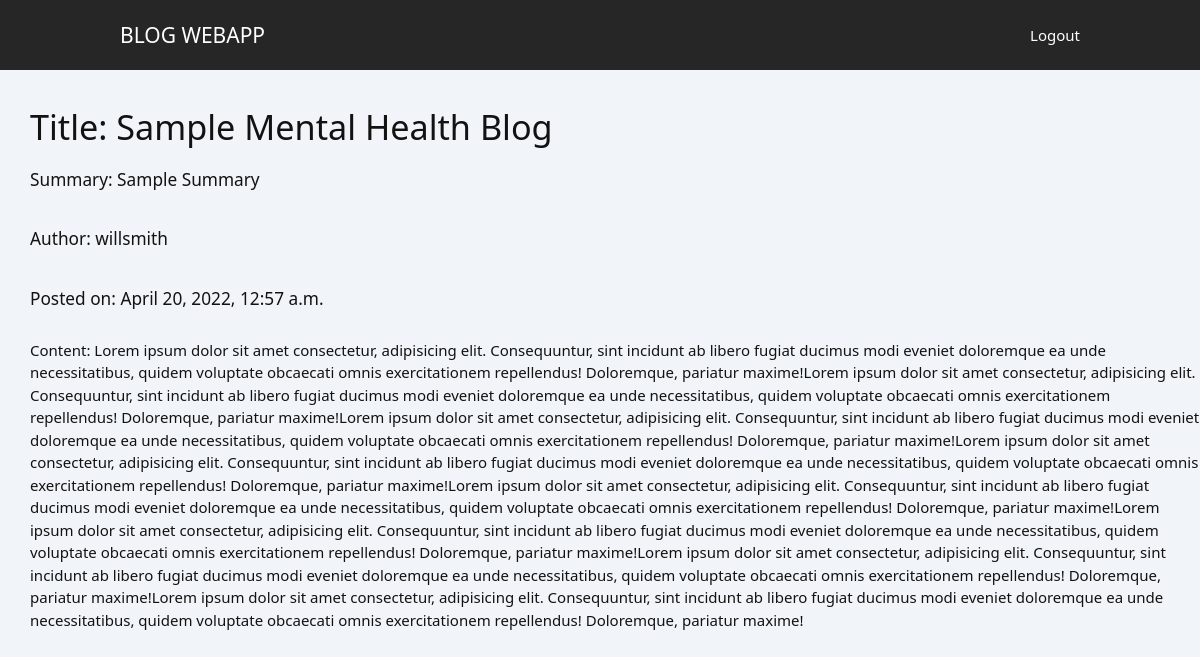
Before: /blog/1 (signed in) with the older database file.
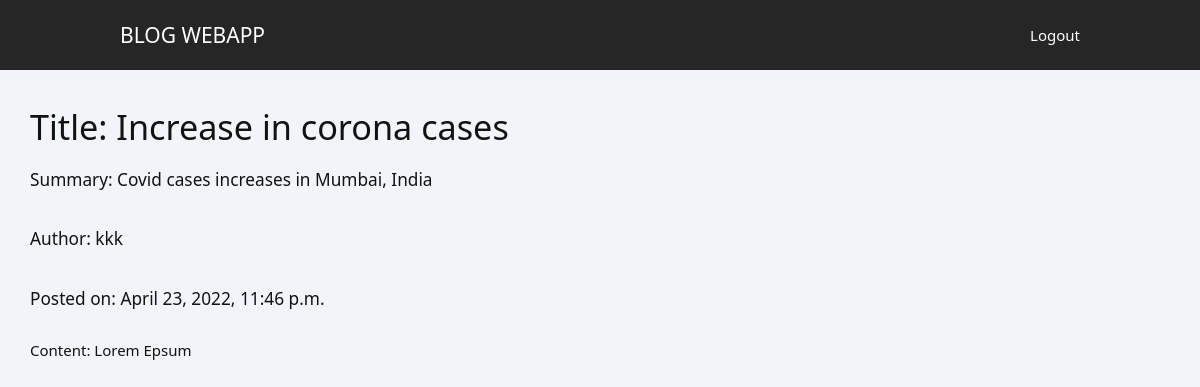
After: the same page with the newer database file.
### core_app/models.py (models this page shows, shortened)
class BlogModel(models.Model):
    CATEGORIES = (
        ('Mental Health', 'Mental Health'),
        ('Heart Disease', 'Heart Disease'),
        ('Covid19', 'Covid19'),
        ('Immunization ', 'Immunization')
    )
    user = models.ForeignKey(UserModel, on_delete=models.CASCADE)
    title = models.CharField(max_length=100, null=True, blank=True)
    image = models.ImageField(upload_to='blogPictures', default=None, blank=True)
    category = models.CharField(max_length=100, choices=CATEGORIES, null=True, blank=True)
    summary = models.CharField(max_length=500, null=True, blank=True)
    content = models.TextField(max_length=5000, null=True, blank=True)
    isdraft = models.BooleanField(default=False, null=True, blank=True)
    date = models.DateTimeField(default=now)
    class Meta:
        verbose_name_plural = "Blog"
        db_table = "Blog"

class UserModel(models.Model):
    USER_ROLE = (
        ('Patient', 'Patient'),
        ('Doctor', 'Doctor')
    )
    user = models.ForeignKey(User, on_delete=models.CASCADE)
    first_name = models.CharField(max_length=100, null=True, blank=True)
    last_name = models.CharField(max_length=100, null=True, blank=True)
    profile_picture = models.ImageField(upload_to='profilePictures', default=None, blank=True)
    email_id = models.CharField(max_length=100, null=True, blank=True)
    role = models.CharField(max_length=100, null=True, blank=True, choices=USER_ROLE)
    last_login = models.DateTimeField(auto_now_add=True)
    address = models.ForeignKey(Address, on_delete=models.CASCADE)
    class Meta:
        verbose_name_plural = "User"
        db_table = "User"

### core_app/views.py (the view)
# urls.py: path('blog/<id>', blog, name='blog'),
def blog(request, id):
    if request.user.is_authenticated:
        blog = BlogModel.objects.get(id=int(id))
        context = {
            'blog': blog
        }
        return render(request, 'core_app/blog.html', context)
    else:
        return redirect('user_login')

### templates/core_app/blog.html (shortened to what this page needs)
{% extends 'base.html' %}
{% load static %}
{% block mycss %}
<link rel="stylesheet" href="{% static 'css/navbar.css' %}" />
<link rel="stylesheet" href="{% static 'css/body.css' %}">
<link href="{% static 'css/materialize.css' %}" type="text/css" rel="stylesheet" />
<link href="{% static 'css/core_style.css' %}" type="text/css" rel="stylesheet" />
{% endblock %}
{%block content %}
<div class="section">
    <h4 style="margin-left: 30px;"> Title: {{ blog.title }}</h4>
    <br>
    <h6 style="margin-left: 30px;"> Summary: {{ blog.summary }}</h6>
    <br>
    <h6 style="font-weight: lighter; margin-left: 30px;"> Author: {{ blog.user.user.username }}</h6>
    <br>
    <h6 style="font-weight: lighter; margin-left: 30px;"> Posted on: {{ blog.date }}</h6>
    <br>
    <div style="margin-left: 30px;">
        Content:
        {{ blog.content }}
    </div>
</div>
{% endblock %}

### templates/base.html (shortened to what this page needs)
{% load static %}
<html>
<head>
    <link href="https://cdn.jsdelivr.net/npm/bootstrap@5.0.2/dist/css/bootstrap.min.css" rel="stylesheet"
>
    {% block mycss %} {% endblock mycss %}
</head>
<body>
    <section class="navigation">
        <div class="nav-container" id="anchor">
            <div class="brand">
                <a href="{% url 'home' %}">Blog WebAPP</a>
            </div>
            <nav>
                <ul class="nav-list">
                    <li>
                        <a href="{% url 'user_logout' %}">Logout</a>
                    </li>
                </ul>
            </nav>
        </div>
    </section>
    {% block content %} {% endblock %}
</body>
</html>

### static/css/navbar.css (style rules this page uses)
.navigation { height: 70px; background: #262626; }
.brand { position: absolute; padding-left: 20px; float: left; line-height: 70px; text-transform: uppercase; font-size: 1.4em; }
.brand a, .brand a:visited { color: #ffffff; text-decoration: none; }
.nav-container { max-width: 1000px; margin: 0 auto; }
nav { float: right; }
nav ul { list-style: none; margin: 0; padding: 0; }
nav ul li { float: left; position: relative; }
nav ul li a, nav ul li a:visited { display: block; padding: 0 20px; line-height: 70px; background: #262626; color: #ffffff; text-decoration: none; }
@media screen and (min-width: 799px) { .nav-list { display: block !important; } }

### static/css/body.css (style rules this page uses)
:root { --color-white: #ffffff; --color-light: #f1f5f9; --color-black: #121212; --color-night: #001632; --color-red: #f44336; --color-blue: #1a73e8; --color-gray: #80868b; --color-grayish: #dadce0; --shadow-normal: 0 1px 3px 0 rgba(0, 0, 0, 0.1), 0 1px 2px 0 rgba(0, 0, 0, 0.06); --shadow-medium: 0 4px 6px -1px rgba(0, 0, 0, 0.1), 0 2px 4px -1px rgba(0, 0, 0, 0.06); --shadow-large: 0 10px 15px -3px rgba(0, 0, 0, 0.1), 0 4px 6px -2px rgba(0, 0, 0, 0.05); }
html { font-size: 100%; font-size-adjust: 100%; box-sizing: border-box; scroll-behavior: smooth; }
*, *::before, *::after { padding: 0; margin: 0; box-sizing: inherit; list-style: none; list-style-type: none; text-decoration: none; -webkit-font-smoothing: antialiased; -moz-osx-font-smoothing: grayscale; text-rendering: optimizeLegibility; }
body { font-family: "Segoe UI", Tahoma, Geneva, Verdana, sans-serif; font-size: 1rem; font-weight: normal; line-height: 1.5; color: var(--color-black); background: var(--color-light); }
a, button { font-family: inherit; font-size: inherit; line-height: inherit; cursor: pointer; border: none; outline: none; background: none; text-decoration: none; }

### templates/base.html (style rules this page uses)
#anchor a { text-decoration: none; }
h4 { display: inline-block; margin-left: 130px; }
h6 { margin-left: 130px; }

Changed rows visible on the page:
changed BlogModel: title "Sample Mental Health Blog" → "Increase in corona cases"; summary "Sample Summary" → "Covid cases increases in Mumbai, India"; user.user.username "willsmith" → "kkk"; date "April 20, 2022, 12:57 a.m." → "April 23, 2022, 11:46 p.m."; content "Lorem ipsum dolor sit amet consectetur, adipisicing elit. Consequuntur, sint incidunt ab libero fugiat ducimus modi eveniet doloremque ea unde necessitatibus, quidem voluptate obcaecati omnis exercitationem repellendus! Doloremque, pariatur maxime!Lorem ipsum dolor sit amet consectetur, adipisicing elit. Consequuntur, sint incidunt ab libero fugiat ducimus modi eveniet doloremque ea unde necessitatibus, quidem voluptate obcaecati omnis exercitationem repellendus! Doloremque, pariatur maxime!Lorem ipsum dolor sit amet consectetur, adipisicing elit. Consequuntur, sint incidunt ab libero fugiat ducimus modi eveniet doloremque ea unde necessitatibus, quidem voluptate obcaecati omnis…" → "Lorem Epsum"
